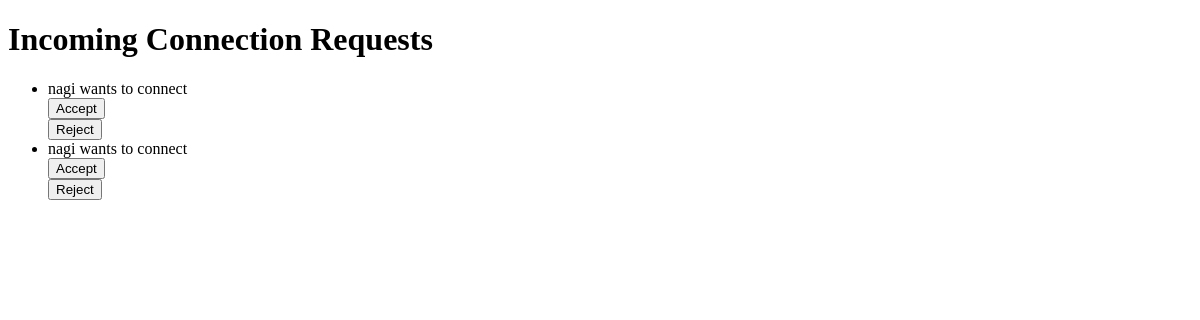
Page /incoming_requests (signed in) on the earlier database version.
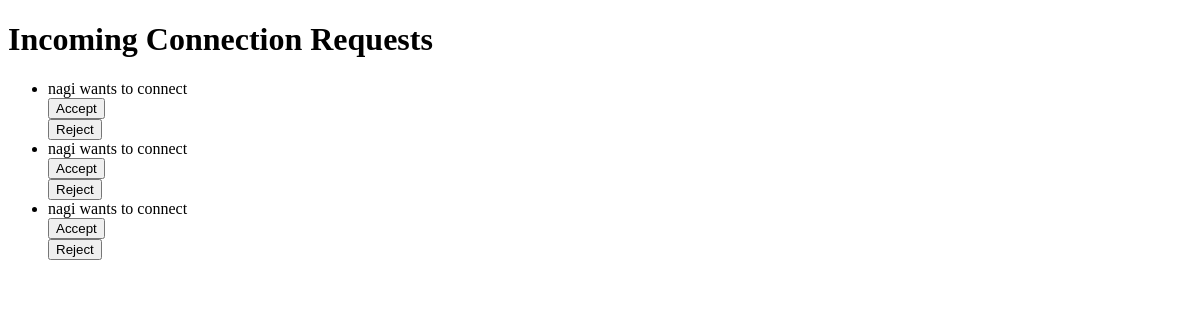
Same page on the later database version.
### base/models.py (models this page shows)
class Connection(models.Model):
    user = models.ForeignKey(User, related_name='connections', on_delete=models.CASCADE)
    connection = models.ForeignKey(User, related_name='connected_to', on_delete=models.CASCADE)
    STATUS_CHOICES = [
        ('pending', 'Pending'),
        ('accepted', 'Accepted'),
    ]
    status = models.CharField(max_length=10, choices=STATUS_CHOICES, default='pending')
    class Meta:
        unique_together = ('user', 'connection')

### base/views/connections.py (the view)
# urls.py: path('incoming_requests', incoming_requests, name='incoming_requests'),
def incoming_requests(request):
    incoming_requests = Connection.objects.filter(connection=request.user, status='pending')
    return render(request, 'connections/incoming_requests.html', {'incoming_requests': incoming_requests})

### templates/connections/incoming_requests.html (shortened to what this page needs)
<!DOCTYPE html>
<html lang="en">
<head>
</head>
<body>
    <h1>Incoming Connection Requests</h1>
    <ul>
        {% for connection in incoming_requests %}
        <li>
            {{ connection.connection.username }} wants to connect
            <form action="{% url 'accept_connection_request' connection.id %}" method="post">
                <button type="submit">Accept</button>
            </form>
            <form action="{% url 'reject_connection_request' connection.id %}" method="post">
                <button type="submit">Reject</button>
            </form>
        </li>
        {% endfor %}
    </ul>
</body>
</html>

Differences in the rows shown:
added Connection: connection.username "nagi"
